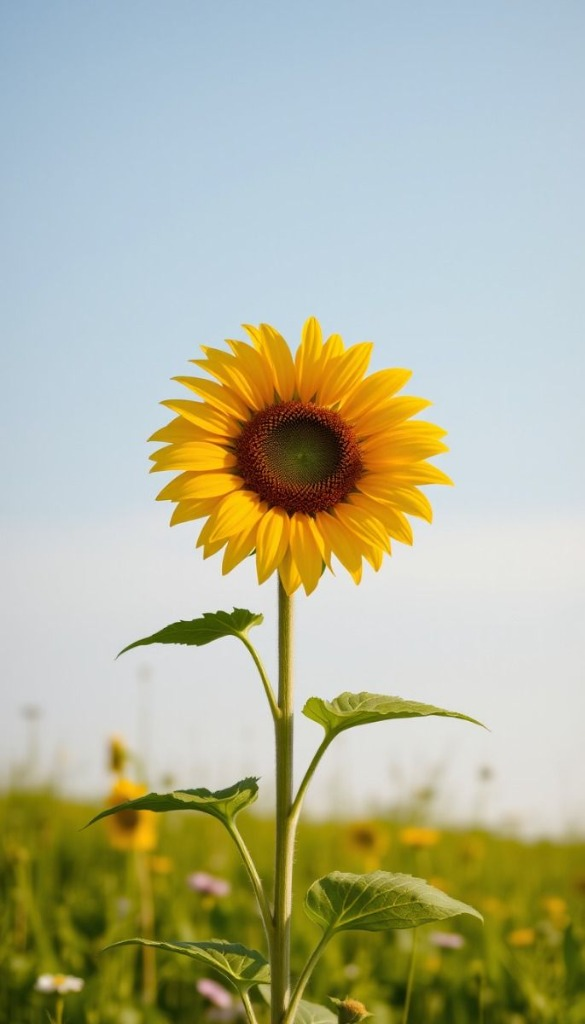
#> input picture sunflower.jpg, 585 x 1024 px, found by its file name
$ python generate_outputs.py
#> lines starting #> are read from the running program, lines starting #| are printed output that depends on the picture; after the words box and inside, x2 and y2 are one past the last pixel; in counts of white or black regions, pixels touching at a corner belong together
import os
import cv2
import numpy as np

os.environ['MPLCONFIGDIR'] = r'C:\Users\LENOVO\.gemini\antigravity\brain\b768dafa-3595-483f-97f3-a6502a8b1ef6\scratch'
import matplotlib
matplotlib.use('Agg')
import matplotlib.pyplot as plt

repo_dir = r'C:\Users\LENOVO\.gemini\antigravity\scratch\Image-Handling-and-Pixel-Transformations-Using-OpenCV'
assets_dir = os.path.join(repo_dir, 'assets')
os.makedirs(assets_dir, exist_ok=True)

# 1. Read image as color, convert BGR to RGB
img_bgr = cv2.imread(os.path.join(repo_dir, 'sunflower.jpg'), cv2.IMREAD_COLOR)
#> img_bgr is the input picture: shape (1024, 585, 3); mean B, G, R 153.5, 180.8, 178.8
img_rgb = cv2.cvtColor(img_bgr, cv2.COLOR_BGR2RGB)
h, w, c = img_rgb.shape
#> h = 1024; w = 585; c = 3

# 1 & 3: Grayscale image
img_gray = cv2.cvtColor(img_rgb, cv2.COLOR_RGB2GRAY)
fig, ax = plt.subplots(figsize=(4, 6))
ax.imshow(img_gray, cmap='gray')
plt.tight_layout()
plt.savefig(os.path.join(assets_dir, 'output_1_gray.png'), bbox_inches='tight', dpi=150)
plt.close()

# 4: Save image as PNG
cv2.imwrite(os.path.join(assets_dir, 'sunflower_saved.png'), img_bgr)

# 6: Display color image
fig, ax = plt.subplots(figsize=(4, 6))
ax.imshow(img_rgb)
plt.tight_layout()
plt.savefig(os.path.join(assets_dir, 'output_2_color.png'), bbox_inches='tight', dpi=150)
plt.close()

# 7: Crop the sunflower head
crop = img_rgb[280:620, 130:460]
fig, ax = plt.subplots(figsize=(4.5, 5))
ax.imshow(crop)
ax.set_title("Cropped Region")
ax.axis("off")
plt.tight_layout()
plt.savefig(os.path.join(assets_dir, 'output_3_crop.png'), bbox_inches='tight', dpi=150)
plt.close()

# 8 & 9: Resize and Flip
res = cv2.resize(crop, (crop.shape[1] * 2, crop.shape[0] * 2))
flip = cv2.flip(res, 1)
fig, ax = plt.subplots(figsize=(5, 5))
ax.imshow(flip)
ax.set_title("Flipped Horizontally")
ax.axis("off")
plt.tight_layout()
plt.savefig(os.path.join(assets_dir, 'output_4_flip.png'), bbox_inches='tight', dpi=150)
plt.close()

# 10 & 11: Text added to image
img_text = img_rgb.copy()
cv2.putText(img_text, "Sunflower, Nature Photography on Summer Morning", (20, 980),
            cv2.FONT_HERSHEY_SIMPLEX, 0.62, (255, 255, 255), 2)
#> img_text: shape (1024, 585, 3); mean R, G, B 179.7, 181.7, 154.9
fig, ax = plt.subplots(figsize=(4, 6))
ax.imshow(img_text)
ax.set_title("New image")
plt.tight_layout()
plt.savefig(os.path.join(assets_dir, 'output_5_text.png'), bbox_inches='tight', dpi=150)
plt.close()

# 12 & 13: Magenta rectangle encompassing the sunflower
img_rect = img_text.copy()
rcol = (255, 0, 255)
cv2.rectangle(img_rect, (130, 280), (460, 620), rcol, 3)
#> img_rect: shape (1024, 585, 3); mean R, G, B 180.3, 179.3, 155.4
fig, ax = plt.subplots(figsize=(4, 6))
ax.imshow(img_rect)
ax.set_title("Annotated image")
plt.tight_layout()
plt.savefig(os.path.join(assets_dir, 'output_6_annotated.png'), bbox_inches='tight', dpi=150)
plt.close()

# 15, 16, 17: Adjust brightness
m = np.ones(img_rgb.shape, dtype="uint8") * 50
img_brighter = cv2.add(img_rgb, m)
img_darker = cv2.subtract(img_rgb, m)

plt.figure(figsize=(10, 5))
plt.subplot(1, 3, 1), plt.imshow(img_rgb), plt.title("Original Image"), plt.axis("off")
plt.subplot(1, 3, 2), plt.imshow(img_brighter), plt.title("Brighter Image"), plt.axis("off")
plt.subplot(1, 3, 3), plt.imshow(img_darker), plt.title("Darker Image"), plt.axis("off")
plt.tight_layout()
plt.savefig(os.path.join(assets_dir, 'output_7_brightness.png'), bbox_inches='tight', dpi=150)
plt.close()

# 18, 19: Modify image contrast
matrix1 = np.ones(img_rgb.shape, dtype="float32") * 1.1
matrix2 = np.ones(img_rgb.shape, dtype="float32") * 1.2
img_higher1 = cv2.multiply(img_rgb.astype("float32"), matrix1).clip(0, 255).astype("uint8")
img_higher2 = cv2.multiply(img_rgb.astype("float32"), matrix2).clip(0, 255).astype("uint8")
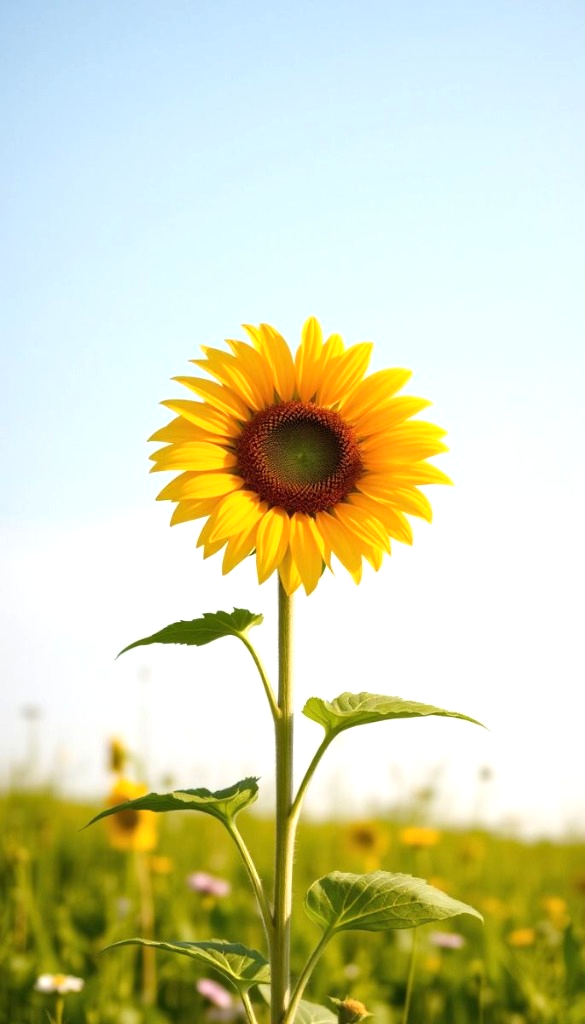
#> img_higher2: shape (1024, 585, 3); mean R, G, B 210.9, 213.7, 177.7

plt.figure(figsize=(10, 5))
plt.subplot(1, 3, 1), plt.imshow(img_rgb), plt.title("Original Image"), plt.axis("off")
plt.subplot(1, 3, 2), plt.imshow(img_higher1), plt.title("Higher Contrast (1.1x)"), plt.axis("off")
plt.subplot(1, 3, 3), plt.imshow(img_higher2), plt.title("Higher Contrast (1.2x)"), plt.axis("off")
plt.tight_layout()
plt.savefig(os.path.join(assets_dir, 'output_8_contrast.png'), bbox_inches='tight', dpi=150)
plt.close()

# 20: Split B, G, R channels
b, g, r = cv2.split(img_bgr)
plt.figure(figsize=(10, 5))
plt.subplot(1, 3, 1), plt.imshow(b, cmap='gray'), plt.title("Blue Channel"), plt.axis("off")
plt.subplot(1, 3, 2), plt.imshow(g, cmap='gray'), plt.title("Green Channel"), plt.axis("off")
plt.subplot(1, 3, 3), plt.imshow(r, cmap='gray'), plt.title("Red Channel"), plt.axis("off")
plt.tight_layout()
plt.savefig(os.path.join(assets_dir, 'output_9_bgr_channels.png'), bbox_inches='tight', dpi=150)
plt.close()

# 21: Merged RGB
merged_rgb = cv2.merge([r, g, b])
plt.figure(figsize=(5, 6))
plt.imshow(merged_rgb)
plt.title("Merged RGB Image")
plt.axis("off")
plt.tight_layout()
plt.savefig(os.path.join(assets_dir, 'output_10_merged_rgb.png'), bbox_inches='tight', dpi=150)
plt.close()

# 22: Split HSV channels
hsv_img = cv2.cvtColor(img_rgb, cv2.COLOR_RGB2HSV)
#> hsv_img: shape (1024, 585, 3); mean H, S, V 65.5, 91.7, 194.5
h_ch, s_ch, v_ch = cv2.split(hsv_img)
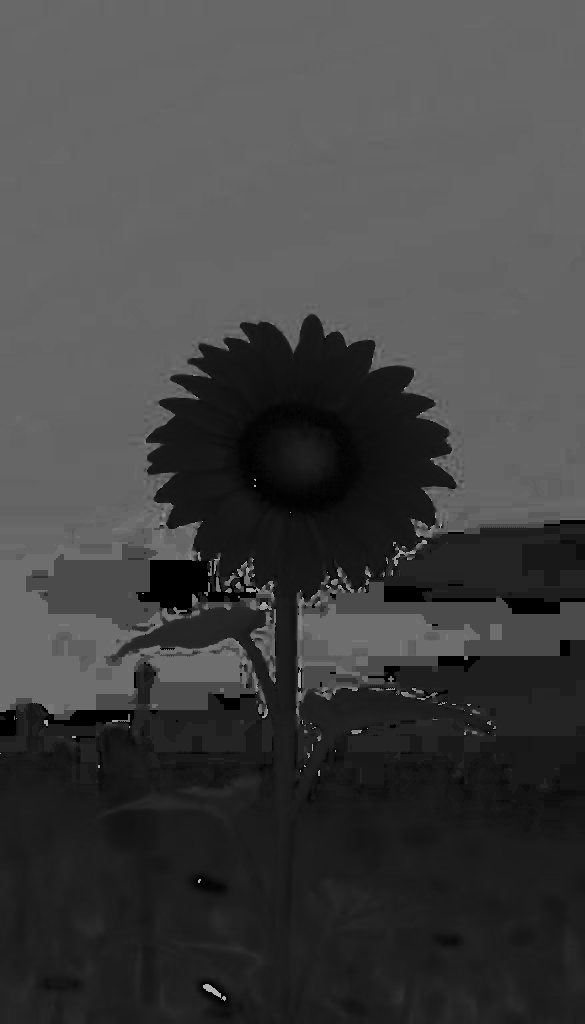
#> h_ch: shape (1024, 585); min 0, max 179, mean 65.5
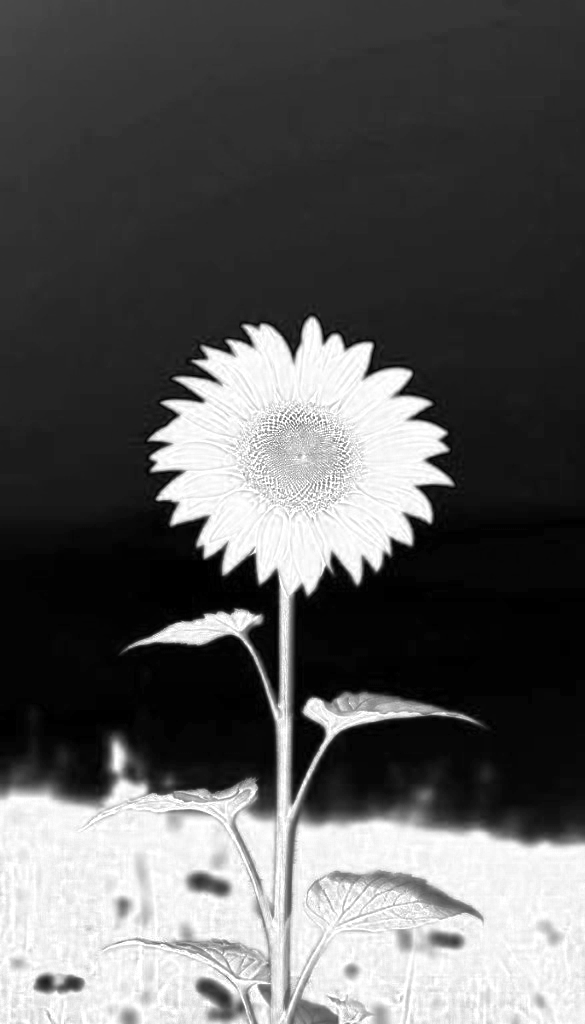
#> s_ch: shape (1024, 585); min 0, max 255, mean 91.7
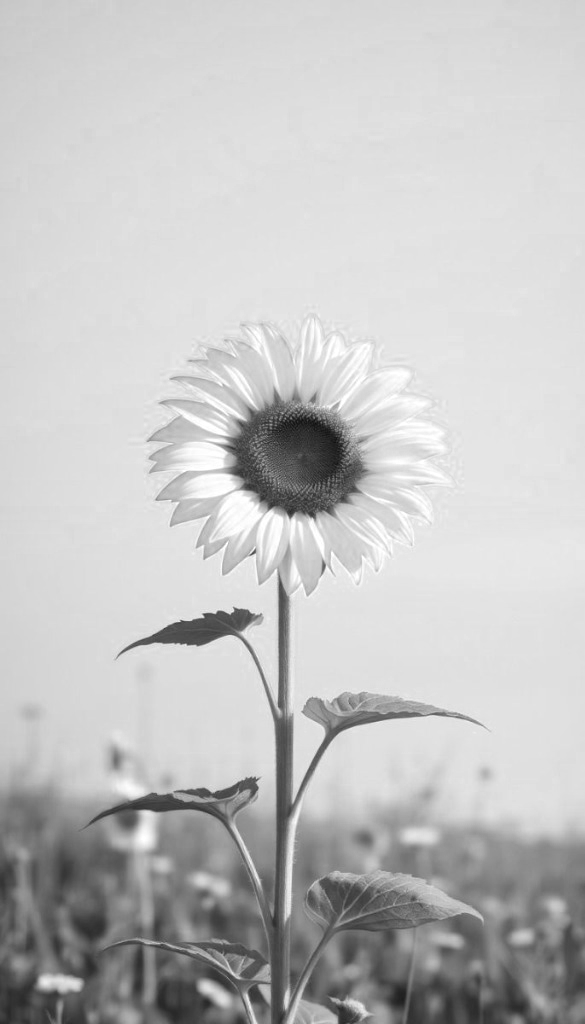
#> v_ch: shape (1024, 585); min 13, max 255, mean 194.5
plt.figure(figsize=(10, 5))
plt.subplot(1, 3, 1), plt.imshow(h_ch, cmap='gray'), plt.title("Hue Channel"), plt.axis("off")
plt.subplot(1, 3, 2), plt.imshow(s_ch, cmap='gray'), plt.title("Saturation Channel"), plt.axis("off")
plt.subplot(1, 3, 3), plt.imshow(v_ch, cmap='gray'), plt.title("Value Channel"), plt.axis("off")
plt.tight_layout()
plt.savefig(os.path.join(assets_dir, 'output_11_hsv_channels.png'), bbox_inches='tight', dpi=150)
plt.close()

# 23: Merged HSV displays along with original image
merged_hsv = cv2.cvtColor(cv2.merge([h_ch, s_ch, v_ch]), cv2.COLOR_HSV2RGB)
combined = np.concatenate((img_rgb, merged_hsv), axis=1)
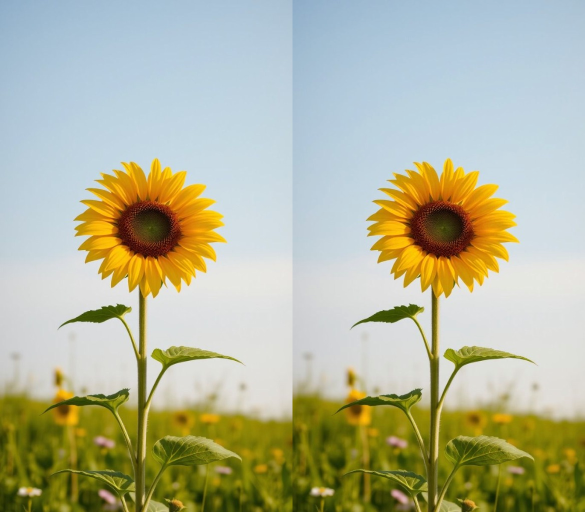
#> combined: shape (1024, 1170, 3) (shown at 1/2 size); mean R, G, B 178.7, 180.7, 153.4
plt.figure(figsize=(8, 6))
plt.imshow(combined)
plt.title("Original Image  &  Merged HSV Image")
plt.axis("off")
plt.tight_layout()
plt.savefig(os.path.join(assets_dir, 'output_12_merged_hsv.png'), bbox_inches='tight', dpi=150)
plt.close()

# 24: Bitwise Operations (AIM Requirement 4: Generate a third image using bitwise operations)
# Create a circular mask centered on the sunflower head
mask = np.zeros(img_rgb.shape[:2], dtype="uint8")
cv2.circle(mask, (295, 450), 170, 255, -1)
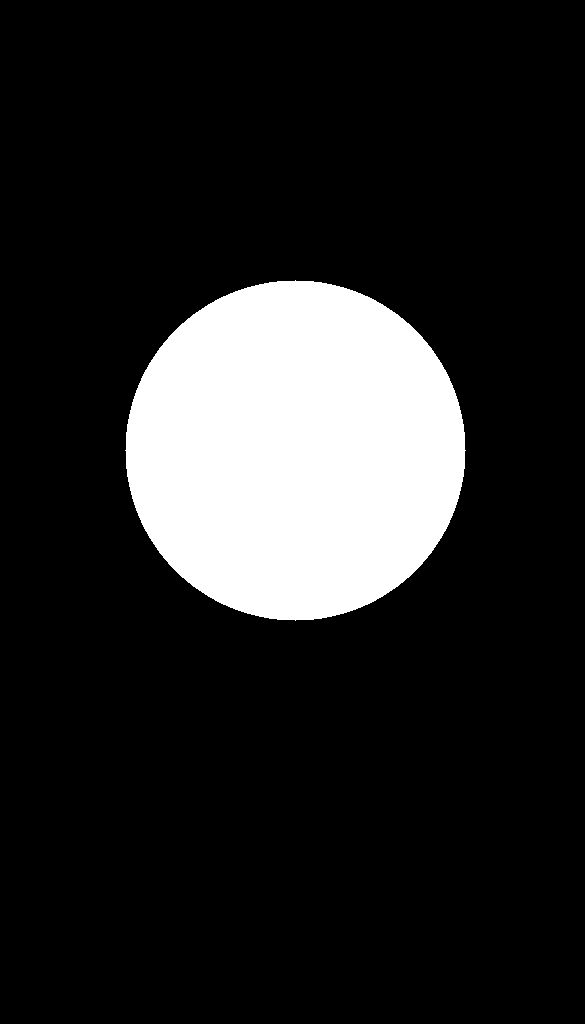
#> mask: shape (1024, 585); 15.2% white; 1 white region, box (x1, y1, x2, y2) and area: (125, 280, 466, 621) 90785
bitwise_and_img = cv2.bitwise_and(img_rgb, img_rgb, mask=mask)
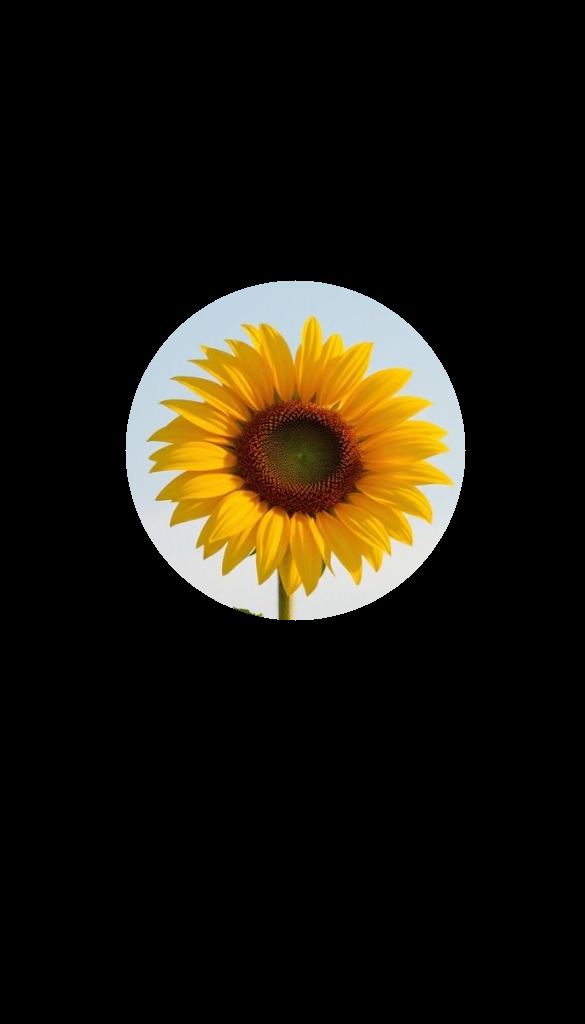
#> bitwise_and_img: shape (1024, 585, 3); mean R, G, B 29.8, 24.8, 14.6

plt.figure(figsize=(10, 5))
plt.subplot(1, 3, 1), plt.imshow(img_rgb), plt.title("Original Image"), plt.axis("off")
plt.subplot(1, 3, 2), plt.imshow(mask, cmap='gray'), plt.title("Circular Mask"), plt.axis("off")
plt.subplot(1, 3, 3), plt.imshow(bitwise_and_img), plt.title("Bitwise AND (Generated Third Image)"), plt.axis("off")
plt.tight_layout()
plt.savefig(os.path.join(assets_dir, 'output_13_bitwise_operations.png'), bbox_inches='tight', dpi=150)
plt.close()

print('All output images generated successfully!')
